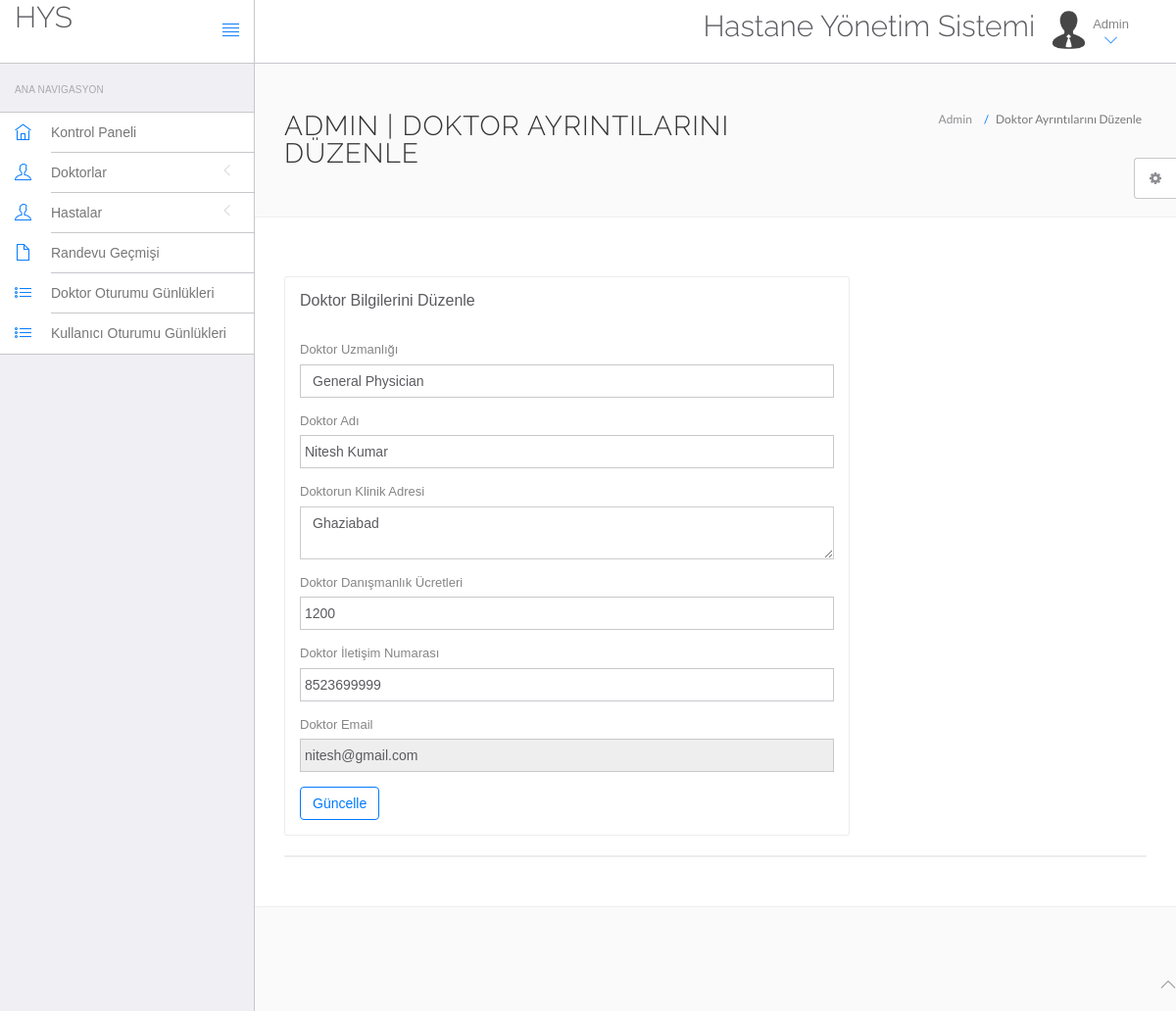
Screenshot of /hms/admin/edit-doctor.php?id=3 (signed in) with the database file from the repository.
### tables this page shows
CREATE TABLE IF NOT EXISTS `doctors` (
  `id` int(11) NOT NULL,
  `specilization` varchar(255) NOT NULL,
  `doctorName` varchar(255) NOT NULL,
  `address` longtext NOT NULL,
  `docFees` varchar(255) NOT NULL,
  `contactno` bigint(11) NOT NULL,
  `docEmail` varchar(255) NOT NULL,
  `password` varchar(255) NOT NULL,
  `creationDate` timestamp NOT NULL DEFAULT CURRENT_TIMESTAMP,
  `updationDate` varchar(255) NOT NULL
);

### hms/admin/edit-doctor.php (the view, shortened to what this page needs)
<?php
include('include/config.php');
$did=intval($_GET['id']);
?>
<!DOCTYPE html>
<html lang="en">
	<head>
		<link rel="stylesheet" href="vendor/bootstrap/css/bootstrap.min.css">
		<link rel="stylesheet" href="vendor/fontawesome/css/font-awesome.min.css">
		<link rel="stylesheet" href="vendor/themify-icons/themify-icons.min.css">
		<link href="vendor/animate.css/animate.min.css" rel="stylesheet" media="screen">
		<link href="vendor/perfect-scrollbar/perfect-scrollbar.min.css" rel="stylesheet" media="screen">
		<link href="vendor/switchery/switchery.min.css" rel="stylesheet" media="screen">
		<link href="vendor/bootstrap-touchspin/jquery.bootstrap-touchspin.min.css" rel="stylesheet" media="screen">
		<link href="vendor/select2/select2.min.css" rel="stylesheet" media="screen">
		<link href="vendor/bootstrap-datepicker/bootstrap-datepicker3.standalone.min.css" rel="stylesheet" media="screen">
		<link href="vendor/bootstrap-timepicker/bootstrap-timepicker.min.css" rel="stylesheet" media="screen">
		<link rel="stylesheet" href="assets/css/styles.css">
		<link rel="stylesheet" href="assets/css/plugins.css">
		<link rel="stylesheet" href="assets/css/themes/theme-1.css" id="skin_color" />
	</head>
	<body>
		<div id="app">
<?php include('include/sidebar.php');?>
			<div class="app-content">
						<?php include('include/header.php');?>
				<div class="main-content" >
					<div class="wrap-content container" id="container">
						<section id="page-title">
							<div class="row">
								<div class="col-sm-8">
									<h1 class="mainTitle">Admin | Doktor Ayrıntılarını Düzenle</h1>
																	</div>
								<ol class="breadcrumb">
									<li>
										<span>Admin</span>
									</li>
									<li class="active">
										<span>Doktor Ayrıntılarını Düzenle</span>
									</li>
								</ol>
							</div>
						</section>
						<div class="container-fluid container-fullw bg-white">
							<div class="row">
								<div class="col-md-12">
									<div class="row margin-top-30">
										<div class="col-lg-8 col-md-12">
											<div class="panel panel-white">
												<div class="panel-heading">
													<h5 class="panel-title">Doktor Bilgilerini Düzenle</h5>
												</div>
												<div class="panel-body">
									<?php $sql=mysqli_query($con,"select * from doctors where id='$did'");
while($data=mysqli_fetch_array($sql))
{
?>
													<form role="form" name="adddoc" method="post" onSubmit="return valid();">
														<div class="form-group">
															<label for="DoctorSpecialization">
																Doktor Uzmanlığı
															</label>
							<select name="Doctorspecialization" class="form-control" required="required">
					<option value="<?php echo htmlentities($data['specilization']);?>">
					<?php echo htmlentities($data['specilization']);?></option>
															</select>
														</div>
<div class="form-group">
															<label for="doctorname">
																 Doktor Adı
															</label>
	<input type="text" name="docname" class="form-control" value="<?php echo htmlentities($data['doctorName']);?>" >
														</div>
<div class="form-group">
															<label for="address">
																 Doktorun Klinik Adresi
															</label>
					<textarea name="clinicaddress" class="form-control"><?php echo htmlentities($data['address']);?></textarea>
														</div>
<div class="form-group">
															<label for="fess">
																 Doktor Danışmanlık Ücretleri
															</label>
		<input type="text" name="docfees" class="form-control" required="required"  value="<?php echo htmlentities($data['docFees']);?>" >
														</div>
<div class="form-group">
									<label for="fess">
																 Doktor İletişim Numarası
															</label>
					<input type="text" name="doccontact" class="form-control" required="required"  value="<?php echo htmlentities($data['contactno']);?>">
														</div>
<div class="form-group">
									<label for="fess">
																 Doktor Email
															</label>
					<input type="email" name="docemail" class="form-control"  readonly="readonly"  value="<?php echo htmlentities($data['docEmail']);?>">
														</div>
														<?php } ?>
														<button type="submit" name="submit" class="btn btn-o btn-primary">
															Güncelle
														</button>
													</form>
												</div>
											</div>
										</div>
											</div>
										</div>
									<div class="col-lg-12 col-md-12">
											<div class="panel panel-white">
											</div>
										</div>
									</div>
								</div>
							</div>
						</div>
					</div>
				</div>
	<?php include('include/footer.php');?>
	<?php include('include/setting.php');?>
	</body>
</html>

### hms/admin/assets/css/themes/theme-1.css (style rules this page uses)
body { background: #FAFAFA; }

### rows the page displays
doctors: Doctorspecialization "General Physician", docname "Nitesh Kumar", clinicaddress "Ghaziabad", docfees "1200", doccontact "8523699999", docemail "nitesh@gmail.com"
